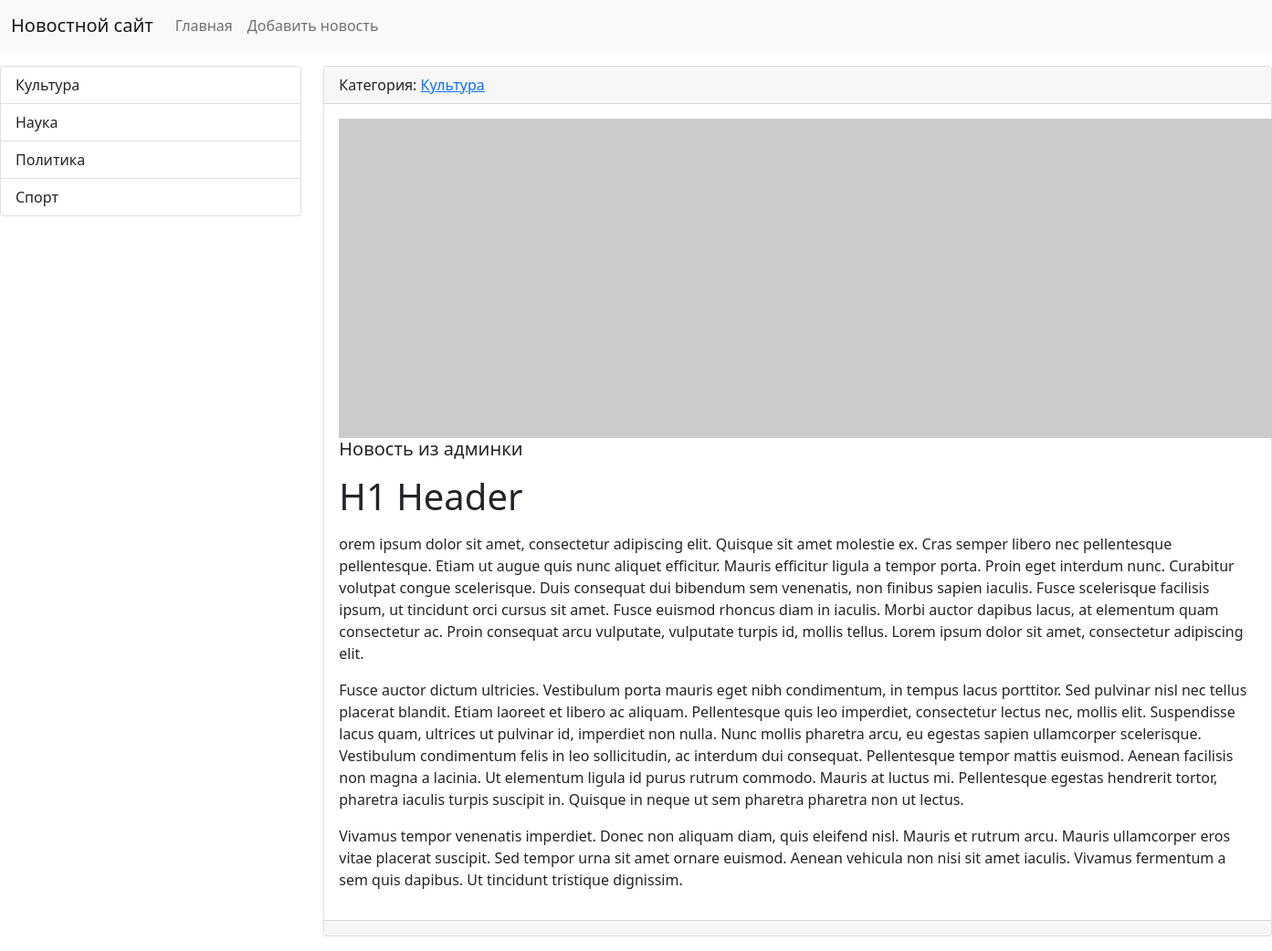
The app's page /news/7/ with its own data.
### news/models.py (models this page shows, shortened)
class Category(models.Model):
    title = models.CharField(max_length=150, db_index=True, verbose_name='Наименование категории')
    def get_absolute_url(self):
        return reverse('category', kwargs={"category_id": self.pk})
    def __str__(self):
        return self.title
    class Meta:
        verbose_name = 'Категория'
        verbose_name_plural = 'Категории'
        ordering = ['title']

class News(models.Model):
    title = models.CharField(max_length=150, verbose_name='Наименование')
    content = models.TextField(blank=True, verbose_name='Контент')
    created_at = models.DateTimeField(auto_now_add=True, verbose_name='Дата публикации')
    updated_at = models.DateTimeField(auto_now=True, verbose_name='Обновлено')
    photo = models.ImageField(upload_to='photos/%Y/%m/$d/', verbose_name='Фото', blank=True)
    is_published = models.BooleanField(default=True, verbose_name='Опубликовано')
    category = models.ForeignKey('Category', on_delete=models.PROTECT, null=True, verbose_name='Категория')
    class Meta:
        verbose_name = 'Новость'
        verbose_name_plural = 'Новости'
        ordering = ['-created_at']

### news/views.py (the view)
# urls.py: path('news/<int:news_id>/', view_news, name='view_news'),
def view_news(request, news_id):
    news_item = get_object_or_404(News, pk=news_id)
    return render(request, 'news/view_news.html', {"news_item": news_item})

### news/templatetags/news_tags.py (called while the page is built)
@register.inclusion_tag('news/list_categories.html')
def show_categories(arg1='Hello', arg2='world'):
    categories = Category.objects. all()
    return {"categories": categories, "arg1": arg1, "arg2": arg2}

### news/templates/news/view_news.html (shortened to what this page needs)
{% extends 'base.html' %}
{% block sidebar %}
{% include 'include/_sidebar.html' %}
{% endblock %}
{% block content %}
<div class="card mb-3">
    <div class="card-header">
        Категория: <a href="{{ news_item.category.get_absolute_url }}"> {{ news_item.category }}</a>
    </div>
    <div class="card-body">
        <div class="media">
            {% if item.photo %}
            <img src="{{ news_item.photo.url }}" alt="" width="350" class="mr-3">
            {% else %}
            <img src="https://picsum.photos/id/1060/350/235/?blur=2" alt="" class="mr-3">
            {% endif %}
            <div class="media-body">
                <h5 class="card-title">{{ news_item.title }}</h5>
                <p class="card-text">{{ news_item.content|safe|linebreaks }}</p>
            </div>
        </div>
    </div>
    <div class="card-footer text-muted">
    </div>
</div>
{% endblock %}

### news/templates/news/list_categories.html
<div class="list-group">
    {% for item in categories %}
    <a href="{{ item.get_absolute_url }}" class="list-group-item list-group-item-action">{{ item.title }}</a>
    {% endfor %}
</div>

### records on screen
Category: title "Культура"
Category: title "Наука"
Category: title "Политика"
Category: title "Спорт"
News: category "Культура", title "Новость из админки", content "H1 Header orem ipsum dolor sit amet, consectetur adipiscing elit. Quisque sit amet molestie ex. Cras semper libero nec pellentesque pellentesque. Etiam ut augue quis nunc aliquet efficitur. Mauris efficitur ligula a tempor porta. Proin eget interdum nunc. Curabitur volutpat congue scelerisque. Duis consequat dui bibendum sem venenatis, non finibus sapien iaculis. Fusce scelerisque facilisis ipsum, ut tincidunt orci cursus sit amet. Fusce euismod rhoncus diam in iaculis. Morbi auctor dapibus lacus, at elementum quam consectetur ac. Proin consequat arcu vulputate, vulputate turpis id, mollis tellus. Lorem ipsum dolor sit amet, consectetur adipiscing elit. Fusce auctor dictum ultricies.…"
